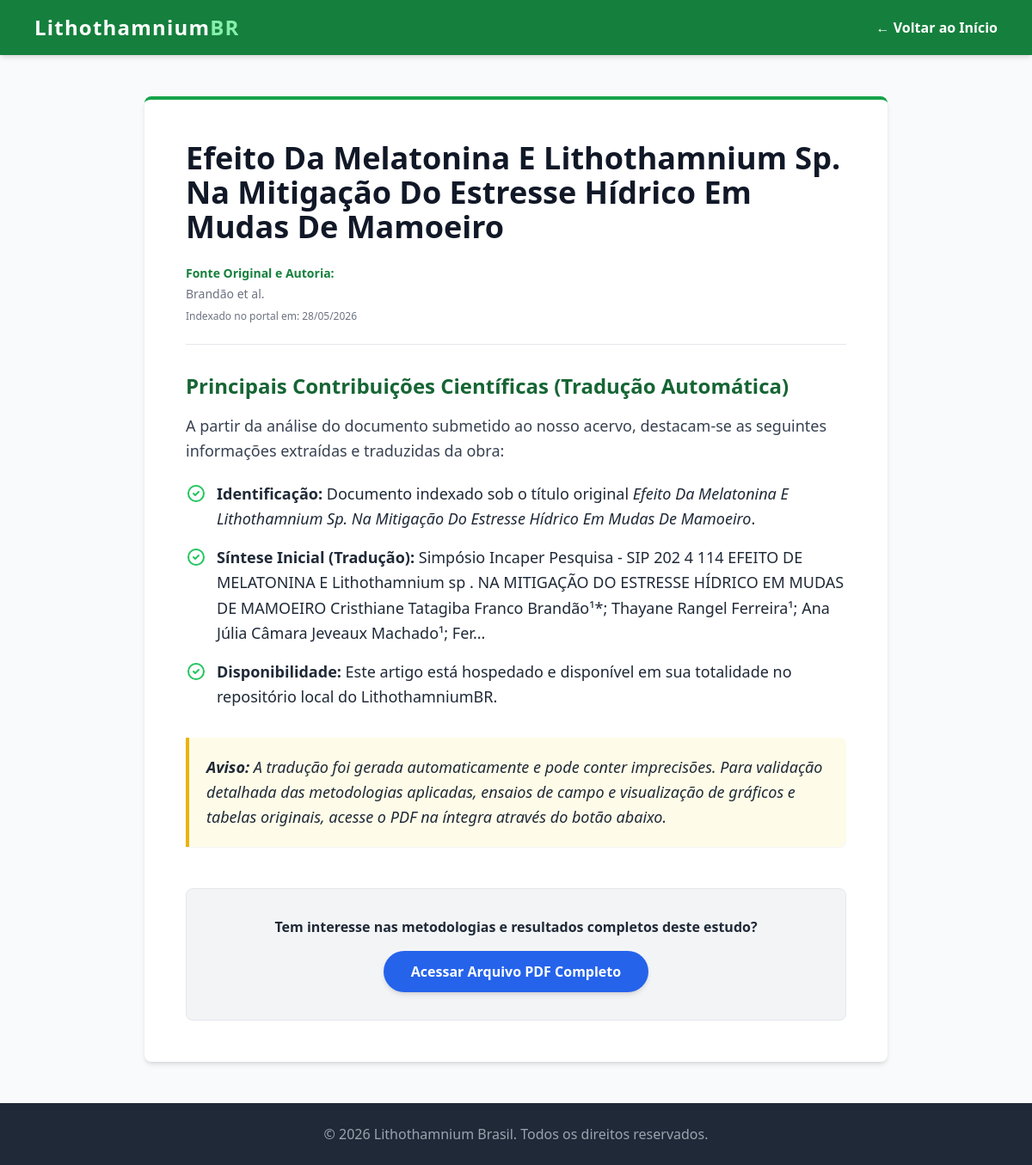
The page /artigo/4 on the database as committed earlier.
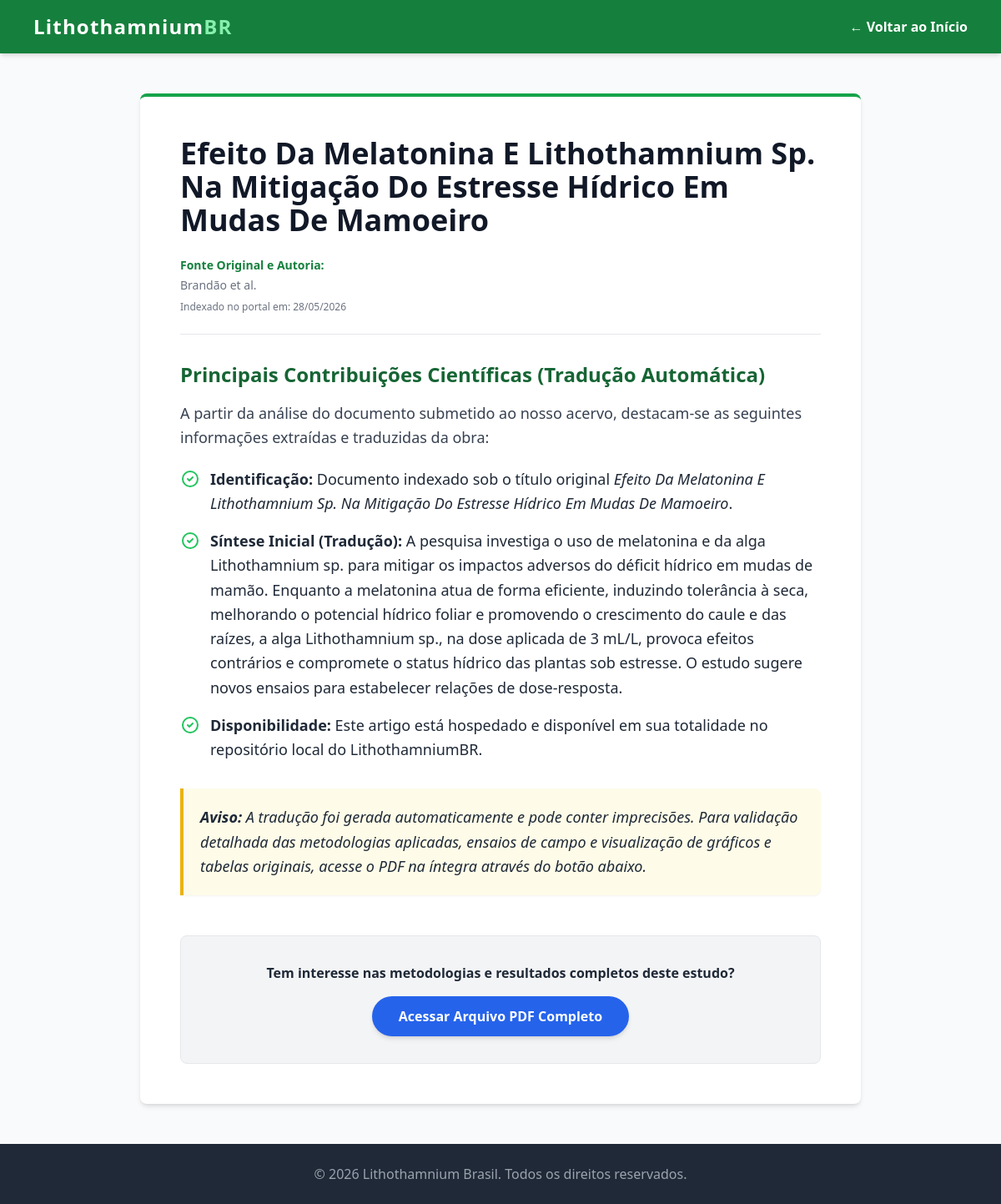
The same page on the database as committed later.
### tables this page shows
CREATE TABLE pesquisas (
            id INTEGER PRIMARY KEY AUTOINCREMENT,
            titulo TEXT,
            autores TEXT,
            resumo TEXT,
            conteudo TEXT,
            link_original TEXT UNIQUE,
            data_coleta TEXT,
            imagem TEXT
        );

### app.py (the view)
@app.route('/artigo/<int:id>')
def artigo(id):
    conn = conectar_banco()
    cursor = conn.cursor()
    cursor.execute('SELECT * FROM pesquisas WHERE id = ?', (id,))
    pesquisa = cursor.fetchone()
    conn.close()
    if pesquisa is None:
        return "Artigo não encontrado", 404
    return render_template('artigo.html', pesquisa=pesquisa)

### app.py (called while the page is built)
def conectar_banco():
    diretorio_atual = os.path.dirname(os.path.abspath(__file__))
    caminho_banco_original = os.path.join(diretorio_atual, 'pesquisas.db')
    if not os.path.exists(caminho_banco_original):
        raise FileNotFoundError("ERRO FATAL: O arquivo pesquisas.db nao foi encontrado! Ele provavelmente nao foi enviado para o GitHub.")
    conn = sqlite3.connect(caminho_banco_original)
    conn.row_factory = sqlite3.Row
    return conn

### templates/artigo.html (shortened to what this page needs)
<!DOCTYPE html>
<html lang="pt-BR">
<head>
    <script src="https://cdn.tailwindcss.com"></script>
</head>
<body class="bg-gray-50 text-gray-800 font-sans min-h-screen flex flex-col">
    <nav class="bg-green-700 text-white shadow-md">
        <div class="max-w-6xl mx-auto px-4 py-4 flex flex-col md:flex-row justify-between items-center">
            <a href="/" class="text-2xl font-bold tracking-wider hover:text-green-300 transition mb-4 md:mb-0">Lithothamnium<span class="text-green-300">BR</span></a>
            <a href="/" class="font-semibold hover:text-green-300 transition">&larr; Voltar ao Início</a>
        </div>
    </nav>
    <main class="flex-grow w-full max-w-4xl mx-auto px-4 py-12">
        <article class="bg-white p-8 md:p-12 rounded-lg shadow-md border-t-4 border-green-600">
            <h1 class="text-3xl md:text-4xl font-extrabold text-gray-900 mb-6 leading-tight">{{ pesquisa.titulo }}</h1>
            <div class="text-sm text-gray-500 mb-8 border-b border-gray-200 pb-6">
                <p class="font-semibold mb-1 text-green-700">Fonte Original e Autoria:</p>
                <p>{{ pesquisa.autores }}</p>
                <p class="mt-2 text-xs">Indexado no portal em: {{ pesquisa.data_coleta }}</p>
            </div>
            <div class="prose max-w-none text-gray-700 text-lg leading-relaxed mb-10">
                {{ pesquisa.conteudo | safe }}
            </div>
            <div class="bg-gray-100 p-8 rounded-lg text-center border border-gray-200 mt-12">
                <p class="text-gray-800 mb-4 font-semibold">Tem interesse nas metodologias e resultados completos deste estudo?</p>
                <a href="{{ pesquisa.link_original }}" target="_blank" rel="noopener noreferrer" class="inline-block bg-blue-600 hover:bg-blue-700 text-white font-bold py-3 px-8 rounded-full transition shadow-md">
                    Acessar Arquivo PDF Completo
                </a>
            </div>
        </article>
    </main>
    <footer class="bg-gray-800 text-gray-400 py-6 text-center mt-auto">
        <p>&copy; 2026 Lithothamnium Brasil. Todos os direitos reservados.</p>
    </footer>
</body>
</html>

Rows that differ between the two databases and show on the page:
changed pesquisas "Brandão et al.": conteudo "…. Síntese Inicial (Tradução): Simpósio Incaper Pesquisa - SIP 202 4 114 EFEITO DE MELATONINA E Lithothamnium sp . NA MITIGAÇÃO DO ESTRESSE HÍDRICO EM MUDAS DE MAMOEIRO Cristhiane Tatagiba Franco Brandão¹*; Thayane Rangel Ferreira¹; Ana Júlia Câmara Jeveaux Machado¹; Fer... Disponibilidade: Este artigo está…" → "…. Síntese Inicial (Tradução): A pesquisa investiga o uso de melatonina e da alga Lithothamnium sp. para mitigar os impactos adversos do déficit hídrico em mudas de mamão. Enquanto a melatonina atua de forma eficiente, induzindo tolerância à seca, melhorando o potencial hídrico foliar e promovendo o crescimento do caule e das raízes, a alga Lithothamnium sp., na dose aplicada de 3 mL/L, provoca efeitos contrários e compromete o status hídrico das plantas sob estresse. O estudo sugere novos ensaios para estabelecer relações de dose-resposta. Disponibilidade: Este artigo está…"
